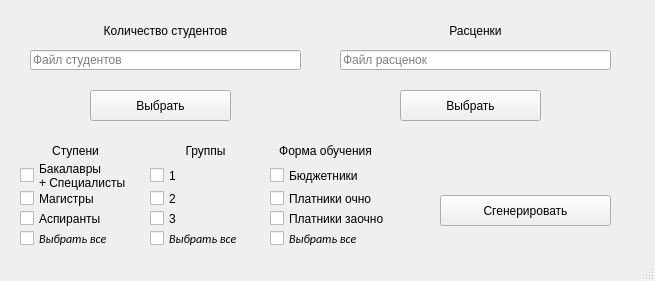
<?xml version="1.0" encoding="UTF-8"?>
<ui version="4.0">
 <class>MainWindow</class>
 <widget class="QMainWindow" name="MainWindow">
  <property name="geometry">
   <rect>
    <x>0</x>
    <y>0</y>
    <width>655</width>
    <height>281</height>
   </rect>
  </property>
  <property name="sizePolicy">
   <sizepolicy hsizetype="Fixed" vsizetype="Fixed">
    <horstretch>0</horstretch>
    <verstretch>0</verstretch>
   </sizepolicy>
  </property>
  <property name="minimumSize">
   <size>
    <width>655</width>
    <height>281</height>
   </size>
  </property>
  <property name="maximumSize">
   <size>
    <width>655</width>
    <height>281</height>
   </size>
  </property>
  <property name="windowTitle">
   <string>Анализ доходов институтов - Выбор параметров</string>
  </property>
  <widget class="QWidget" name="centralwidget">
   <widget class="QLabel" name="l_steps">
    <property name="geometry">
     <rect>
      <x>20</x>
      <y>140</y>
      <width>111</width>
      <height>21</height>
     </rect>
    </property>
    <property name="text">
     <string>Ступени</string>
    </property>
    <property name="alignment">
     <set>Qt::AlignCenter</set>
    </property>
   </widget>
   <widget class="QCheckBox" name="chb_st_bak">
    <property name="geometry">
     <rect>
      <x>20</x>
      <y>160</y>
      <width>121</width>
      <height>31</height>
     </rect>
    </property>
    <property name="text">
     <string>Бакалавры 
+ Специалисты</string>
    </property>
    <property name="checked">
     <bool>false</bool>
    </property>
    <property name="tristate">
     <bool>false</bool>
    </property>
    <property name="key" stdset="0">
     <string>бакалавры</string>
    </property>
   </widget>
   <widget class="QCheckBox" name="chb_st_asp">
    <property name="geometry">
     <rect>
      <x>20</x>
      <y>210</y>
      <width>111</width>
      <height>17</height>
     </rect>
    </property>
    <property name="text">
     <string>Аспиранты</string>
    </property>
    <property name="checked">
     <bool>false</bool>
    </property>
    <property name="tristate">
     <bool>false</bool>
    </property>
    <property name="key" stdset="0">
     <string>аспиранты</string>
    </property>
   </widget>
   <widget class="QCheckBox" name="chb_st_mag">
    <property name="geometry">
     <rect>
      <x>20</x>
      <y>190</y>
      <width>111</width>
      <height>17</height>
     </rect>
    </property>
    <property name="text">
     <string>Магистры</string>
    </property>
    <property name="checked">
     <bool>false</bool>
    </property>
    <property name="tristate">
     <bool>false</bool>
    </property>
    <property name="key" stdset="0">
     <string>магистры</string>
    </property>
   </widget>
   <widget class="QCheckBox" name="chb_st_all">
    <property name="geometry">
     <rect>
      <x>20</x>
      <y>230</y>
      <width>111</width>
      <height>17</height>
     </rect>
    </property>
    <property name="font">
     <font>
      <family>Calibri</family>
      <pointsize>9</pointsize>
      <italic>true</italic>
     </font>
    </property>
    <property name="text">
     <string>Выбрать все</string>
    </property>
    <property name="checked">
     <bool>false</bool>
    </property>
    <property name="tristate">
     <bool>false</bool>
    </property>
   </widget>
   <widget class="QCheckBox" name="chb_group_all">
    <property name="geometry">
     <rect>
      <x>150</x>
      <y>230</y>
      <width>111</width>
      <height>17</height>
     </rect>
    </property>
    <property name="font">
     <font>
      <family>Calibri</family>
      <pointsize>9</pointsize>
      <italic>true</italic>
     </font>
    </property>
    <property name="text">
     <string>Выбрать все</string>
    </property>
    <property name="checked">
     <bool>false</bool>
    </property>
    <property name="tristate">
     <bool>false</bool>
    </property>
   </widget>
   <widget class="QLabel" name="l_groups">
    <property name="geometry">
     <rect>
      <x>150</x>
      <y>140</y>
      <width>111</width>
      <height>21</height>
     </rect>
    </property>
    <property name="text">
     <string>Группы</string>
    </property>
    <property name="alignment">
     <set>Qt::AlignCenter</set>
    </property>
   </widget>
   <widget class="QCheckBox" name="chb_group_3">
    <property name="geometry">
     <rect>
      <x>150</x>
      <y>210</y>
      <width>111</width>
      <height>17</height>
     </rect>
    </property>
    <property name="text">
     <string>3</string>
    </property>
    <property name="checked">
     <bool>false</bool>
    </property>
    <property name="tristate">
     <bool>false</bool>
    </property>
    <property name="key" stdset="0">
     <string>3 группа</string>
    </property>
   </widget>
   <widget class="QCheckBox" name="chb_group_1">
    <property name="geometry">
     <rect>
      <x>150</x>
      <y>160</y>
      <width>111</width>
      <height>31</height>
     </rect>
    </property>
    <property name="text">
     <string>1</string>
    </property>
    <property name="checked">
     <bool>false</bool>
    </property>
    <property name="tristate">
     <bool>false</bool>
    </property>
    <property name="key" stdset="0">
     <string>1 группа</string>
    </property>
   </widget>
   <widget class="QCheckBox" name="chb_group_2">
    <property name="geometry">
     <rect>
      <x>150</x>
      <y>190</y>
      <width>111</width>
      <height>17</height>
     </rect>
    </property>
    <property name="text">
     <string>2</string>
    </property>
    <property name="checked">
     <bool>false</bool>
    </property>
    <property name="tristate">
     <bool>false</bool>
    </property>
    <property name="key" stdset="0">
     <string>2 группа</string>
    </property>
   </widget>
   <widget class="QCheckBox" name="chb_form_all">
    <property name="geometry">
     <rect>
      <x>270</x>
      <y>230</y>
      <width>111</width>
      <height>17</height>
     </rect>
    </property>
    <property name="font">
     <font>
      <family>Calibri</family>
      <pointsize>9</pointsize>
      <italic>true</italic>
     </font>
    </property>
    <property name="text">
     <string>Выбрать все</string>
    </property>
    <property name="checked">
     <bool>false</bool>
    </property>
    <property name="tristate">
     <bool>false</bool>
    </property>
   </widget>
   <widget class="QLabel" name="l_form">
    <property name="geometry">
     <rect>
      <x>270</x>
      <y>140</y>
      <width>111</width>
      <height>21</height>
     </rect>
    </property>
    <property name="text">
     <string>Форма обучения</string>
    </property>
    <property name="alignment">
     <set>Qt::AlignCenter</set>
    </property>
   </widget>
   <widget class="QCheckBox" name="chb_form_pay_dist">
    <property name="geometry">
     <rect>
      <x>270</x>
      <y>210</y>
      <width>131</width>
      <height>17</height>
     </rect>
    </property>
    <property name="text">
     <string>Платники заочно</string>
    </property>
    <property name="checked">
     <bool>false</bool>
    </property>
    <property name="tristate">
     <bool>false</bool>
    </property>
    <property name="key" stdset="0">
     <string>платники заочно</string>
    </property>
   </widget>
   <widget class="QCheckBox" name="chb_form_budget">
    <property name="geometry">
     <rect>
      <x>270</x>
      <y>160</y>
      <width>111</width>
      <height>31</height>
     </rect>
    </property>
    <property name="text">
     <string>Бюджетники</string>
    </property>
    <property name="checked">
     <bool>false</bool>
    </property>
    <property name="tristate">
     <bool>false</bool>
    </property>
    <property name="key" stdset="0">
     <string>бюджетники</string>
    </property>
   </widget>
   <widget class="QCheckBox" name="chb_form_pay_full">
    <property name="geometry">
     <rect>
      <x>270</x>
      <y>190</y>
      <width>111</width>
      <height>17</height>
     </rect>
    </property>
    <property name="text">
     <string>Платники очно</string>
    </property>
    <property name="checked">
     <bool>false</bool>
    </property>
    <property name="tristate">
     <bool>false</bool>
    </property>
    <property name="key" stdset="0">
     <string>платники очно</string>
    </property>
   </widget>
   <widget class="QPushButton" name="button_gen">
    <property name="geometry">
     <rect>
      <x>440</x>
      <y>195</y>
      <width>171</width>
      <height>31</height>
     </rect>
    </property>
    <property name="text">
     <string>Сгенерировать</string>
    </property>
   </widget>
   <widget class="QLineEdit" name="ledit_numb_stud">
    <property name="geometry">
     <rect>
      <x>30</x>
      <y>50</y>
      <width>271</width>
      <height>20</height>
     </rect>
    </property>
    <property name="text">
     <string/>
    </property>
    <property name="placeholderText">
     <string>Файл студентов</string>
    </property>
   </widget>
   <widget class="QLineEdit" name="ledit_price">
    <property name="geometry">
     <rect>
      <x>340</x>
      <y>50</y>
      <width>271</width>
      <height>20</height>
     </rect>
    </property>
    <property name="text">
     <string/>
    </property>
    <property name="placeholderText">
     <string>Файл расценок</string>
    </property>
   </widget>
   <widget class="QLabel" name="l_numb_stud">
    <property name="geometry">
     <rect>
      <x>30</x>
      <y>20</y>
      <width>271</width>
      <height>21</height>
     </rect>
    </property>
    <property name="text">
     <string>Количество студентов</string>
    </property>
    <property name="alignment">
     <set>Qt::AlignCenter</set>
    </property>
   </widget>
   <widget class="QLabel" name="l_price">
    <property name="geometry">
     <rect>
      <x>340</x>
      <y>20</y>
      <width>271</width>
      <height>21</height>
     </rect>
    </property>
    <property name="text">
     <string>Расценки</string>
    </property>
    <property name="alignment">
     <set>Qt::AlignCenter</set>
    </property>
   </widget>
   <widget class="QPushButton" name="button_submit_file_stud">
    <property name="geometry">
     <rect>
      <x>90</x>
      <y>90</y>
      <width>141</width>
      <height>31</height>
     </rect>
    </property>
    <property name="text">
     <string>Выбрать</string>
    </property>
   </widget>
   <widget class="QPushButton" name="button_submit_file_price">
    <property name="geometry">
     <rect>
      <x>400</x>
      <y>90</y>
      <width>141</width>
      <height>31</height>
     </rect>
    </property>
    <property name="text">
     <string>Выбрать</string>
    </property>
   </widget>
  </widget>
  <widget class="QStatusBar" name="statusbar"/>
 </widget>
 <resources/>
 <connections/>
</ui>
